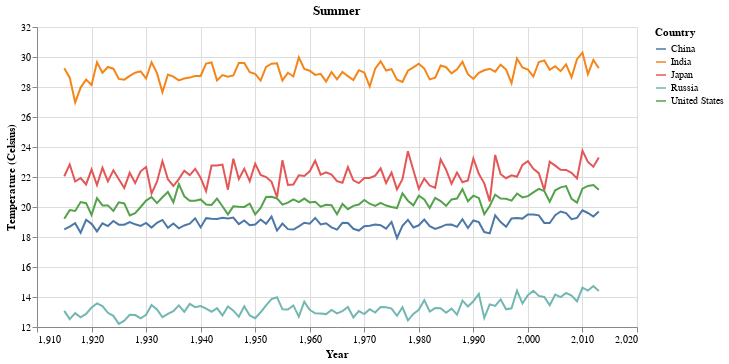

The notebook cell saved with this chart:
### Code cell
create_chart(top_collapsed[top_collapsed['season'] == 'summer'], 'Summer')

### Figure 1 — Vega-Lite specification as saved in the notebook (floating-point values rounded to 4 significant figures; data arrays with more than 128 entries replaced by an {"elided": "..."} marker saying what was removed)
{"config": {"view": {"continuousWidth": 400, "continuousHeight": 300}}, "data": {"name": "data-1c0a6c2ba9e86ea7e50cb772e0a2570f"}, "mark": "line", "encoding": {"color": {"field": "country", "title": "Country", "type": "nominal"}, "tooltip": [{"field": "year", "type": "quantitative"}, {"field": "averagetemperature", "type": "quantitative"}, {"field": "country", "type": "nominal"}], "x": {"field": "year", "title": "Year", "type": "quantitative"}, "y": {"field": "averagetemperature", "scale": {"zero": false}, "title": "Temperature (Celsius)", "type": "quantitative"}}, "height": 300, "title": "Summer", "width": 600, "$schema": "https://vega.github.io/schema/vega-lite/v4.17.0.json", "datasets": {"data-1c0a6c2ba9e86ea7e50cb772e0a2570f": {"elided": "495 records"}}}
